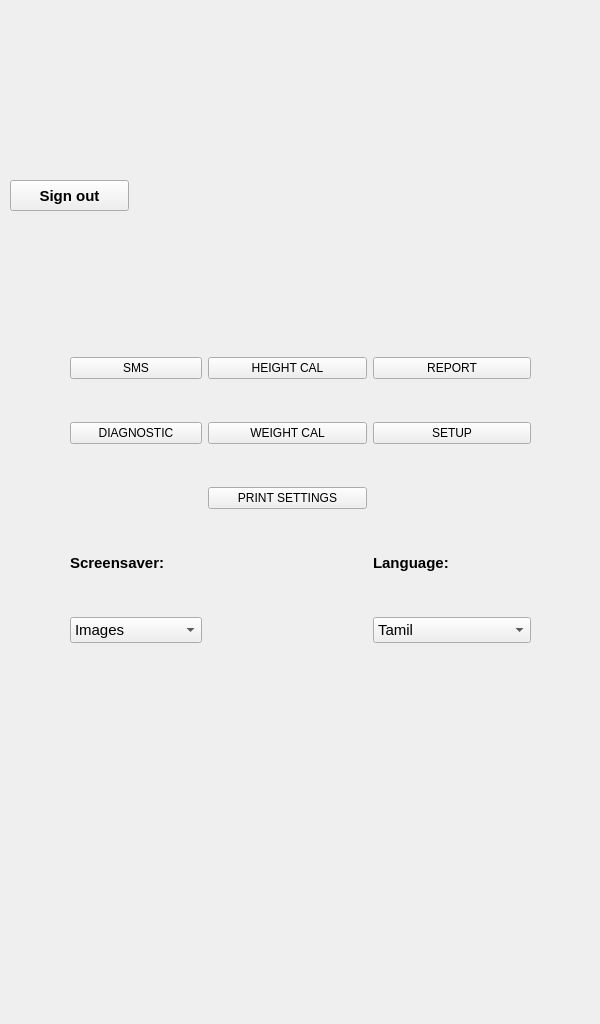
<?xml version="1.0" encoding="UTF-8"?>
<ui version="4.0">
 <class>MainWindow</class>
 <widget class="QMainWindow" name="MainWindow">
  <property name="geometry">
   <rect>
    <x>0</x>
    <y>0</y>
    <width>600</width>
    <height>1024</height>
   </rect>
  </property>
  <property name="windowTitle">
   <string>MainWindow</string>
  </property>
  <widget class="QWidget" name="centralwidget">
   <widget class="QLabel" name="label">
    <property name="geometry">
     <rect>
      <x>0</x>
      <y>0</y>
      <width>600</width>
      <height>1024</height>
     </rect>
    </property>
    <property name="text">
     <string/>
    </property>
    <property name="pixmap">
     <pixmap>../../designs/SBMI bmi screen 01-New 01.jpg</pixmap>
    </property>
    <property name="scaledContents">
     <bool>true</bool>
    </property>
   </widget>
   <widget class="QWidget" name="gridLayoutWidget">
    <property name="geometry">
     <rect>
      <x>70</x>
      <y>320</y>
      <width>461</width>
      <height>361</height>
     </rect>
    </property>
    <layout class="QGridLayout" name="gridLayout">
     <item row="4" column="2">
      <widget class="QComboBox" name="Lang_cb">
       <property name="font">
        <font>
         <pointsize>11</pointsize>
        </font>
       </property>
       <item>
        <property name="text">
         <string>Tamil</string>
        </property>
       </item>
       <item>
        <property name="text">
         <string>English</string>
        </property>
       </item>
      </widget>
     </item>
     <item row="1" column="1">
      <widget class="QPushButton" name="Weightcal_bt">
       <property name="font">
        <font>
         <pointsize>9</pointsize>
        </font>
       </property>
       <property name="text">
        <string>WEIGHT CAL</string>
       </property>
      </widget>
     </item>
     <item row="2" column="1">
      <widget class="QPushButton" name="Printsetup_bt">
       <property name="font">
        <font>
         <pointsize>9</pointsize>
        </font>
       </property>
       <property name="text">
        <string>PRINT SETTINGS</string>
       </property>
      </widget>
     </item>
     <item row="3" column="2">
      <widget class="QLabel" name="label_3">
       <property name="font">
        <font>
         <pointsize>11</pointsize>
         <weight>75</weight>
         <bold>true</bold>
        </font>
       </property>
       <property name="text">
        <string>Language:</string>
       </property>
      </widget>
     </item>
     <item row="0" column="1">
      <widget class="QPushButton" name="Heightcal_bt">
       <property name="font">
        <font>
         <pointsize>9</pointsize>
        </font>
       </property>
       <property name="styleSheet">
        <string notr="true"/>
       </property>
       <property name="text">
        <string>HEIGHT CAL</string>
       </property>
      </widget>
     </item>
     <item row="0" column="0">
      <widget class="QPushButton" name="Sms_bt">
       <property name="font">
        <font>
         <pointsize>9</pointsize>
        </font>
       </property>
       <property name="text">
        <string>SMS</string>
       </property>
      </widget>
     </item>
     <item row="1" column="0">
      <widget class="QPushButton" name="Diagnostic_bt">
       <property name="font">
        <font>
         <pointsize>9</pointsize>
        </font>
       </property>
       <property name="text">
        <string>DIAGNOSTIC</string>
       </property>
      </widget>
     </item>
     <item row="0" column="2">
      <widget class="QPushButton" name="Report_bt">
       <property name="font">
        <font>
         <pointsize>9</pointsize>
        </font>
       </property>
       <property name="text">
        <string>REPORT</string>
       </property>
      </widget>
     </item>
     <item row="1" column="2">
      <widget class="QPushButton" name="Setup_bt">
       <property name="font">
        <font>
         <pointsize>9</pointsize>
        </font>
       </property>
       <property name="text">
        <string>SETUP</string>
       </property>
      </widget>
     </item>
     <item row="3" column="0">
      <widget class="QLabel" name="label_2">
       <property name="enabled">
        <bool>true</bool>
       </property>
       <property name="maximumSize">
        <size>
         <width>132</width>
         <height>22</height>
        </size>
       </property>
       <property name="font">
        <font>
         <pointsize>11</pointsize>
         <weight>75</weight>
         <bold>true</bold>
        </font>
       </property>
       <property name="text">
        <string>Screensaver:</string>
       </property>
      </widget>
     </item>
     <item row="4" column="0">
      <widget class="QComboBox" name="Ad_cb">
       <property name="font">
        <font>
         <pointsize>11</pointsize>
        </font>
       </property>
       <item>
        <property name="text">
         <string>Images</string>
        </property>
       </item>
       <item>
        <property name="text">
         <string>Videos</string>
        </property>
       </item>
      </widget>
     </item>
    </layout>
   </widget>
   <widget class="QPushButton" name="Signout_bt">
    <property name="geometry">
     <rect>
      <x>10</x>
      <y>180</y>
      <width>119</width>
      <height>31</height>
     </rect>
    </property>
    <property name="font">
     <font>
      <pointsize>11</pointsize>
      <weight>75</weight>
      <bold>true</bold>
     </font>
    </property>
    <property name="text">
     <string>Sign out</string>
    </property>
   </widget>
  </widget>
 </widget>
 <resources/>
 <connections/>
</ui>
